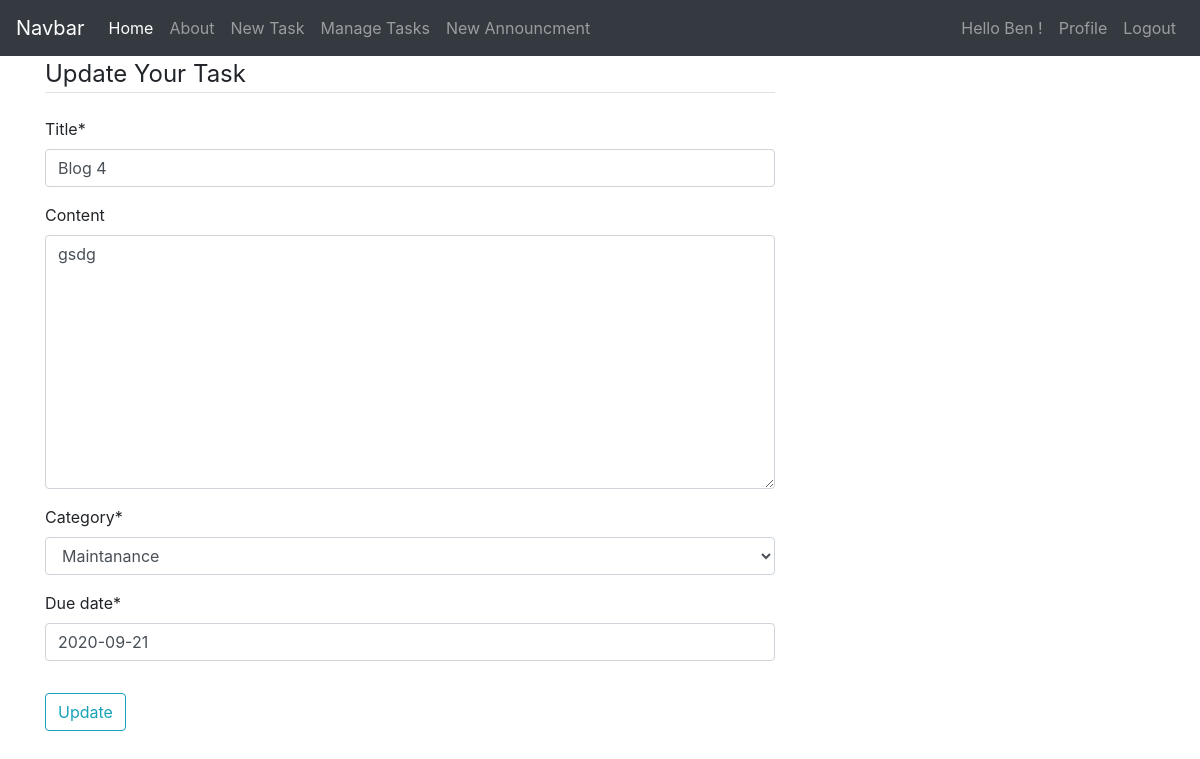
Page /todo_list/36/update/ (signed in) on the committed database.
### todo_list/models.py (models this page shows, shortened)
class TodoList(models.Model): #Todolist able name that inherits models.Model
    statuses=[('Not Seen Yet','Not Seen Yet'),('Working on it','Working on it'),('Done','Done'),('Stuck','Stuck')]
    user1=get_user_model().username
    title = models.CharField(max_length=250) # a varchar
    content = models.TextField(blank=True) # a text field
    created = models.DateField(default=timezone.now().strftime("%Y-%m-%d")) # a date
    due_date = models.DateField(default=timezone.now().strftime("%Y-%m-%d")) # a date
    category = models.ForeignKey(Category, default="general",on_delete=models.CASCADE) # a foreignkey
    status = models.CharField(max_length=100,choices=statuses,default='Not Seen Yet')
    user = models.ForeignKey(User,on_delete=models.CASCADE)
    responsibles=models.ForeignKey('users.Profile', on_delete=models.CASCADE, related_name="responsible")
    deadline=models.BooleanField(default=False)

### todo_list/views.py (the view, shortened to what this page needs)
# urls.py: path('todo_list/<int:pk>/update/', TodoUpdateView.as_view(), name='task-update'),
class TodoUpdateView(LoginRequiredMixin, UserPassesTestMixin ,UpdateView):
	model=TodoList
	template_name='todo_list/todolist_update.html'
	fields=['title','content','category','due_date']
	def test_func(self):
		task = self.get_object()
		if self.request.user == task.user:
			return True
		return False

### todo_list/models.py (called while the page is built)
    def __str__(self):
        return self.name #name to be shown when called

### todo_list/templates/todo_list/todolist_update.html (shortened to what this page needs)
{% extends "todo_list/base.html" %}
{% load crispy_forms_tags %}
{% block content %}
	<div class="content-section">
		<form method="POST">
			<fieldset class="form-group">
				<legend class="border-bottom mb-4">Update Your Task</legend>
				{{ form|crispy }}
			</fieldset>
			<div class="form-group">
				<button class="btn btn-outline-info" type="submit">Update</button>
			</div>
		</form>
	</div>
{% endblock content %}

### todo_list/templates/todo_list/base.html (shortened to what this page needs)
{% load static %}
<!DOCTYPE html>
<html>
<head>
    <link rel="stylesheet" href="https://maxcdn.bootstrapcdn.com/bootstrap/4.0.0/css/bootstrap.min.css">
    <link rel="stylesheet" type="text/css" href="{% static 'todo_list/main.css' %}">
</head>
<body>
<link href="//maxcdn.bootstrapcdn.com/bootstrap/4.1.1/css/bootstrap.min.css" rel="stylesheet" id="bootstrap-css">
<nav class="navbar navbar-icon-top navbar-expand-lg navbar-dark bg-dark">
  <a class="navbar-brand" href="#">Navbar</a>
  <div class="collapse navbar-collapse" id="navbarSupportedContent">
    <ul class="navbar-nav mr-auto">
      <li class="nav-item active">
        <a class="nav-link" href= "{% url 'todo-list-home' %}">
          Home
          </a>
      </li>
      <li class="nav-item">
        <a class="nav-link" href="{% url 'todo-list-about' %}">
          About
        </a>
      </li>
      {% if user.is_authenticated %}
      {% if user.profile.rank == 'Manager' %}
      <li class="nav-item">
        <a class="nav-link" href="{% url 'task-create' %}">
         New Task
        </a>
      </li>
      <li class="nav-item">
        <a class="nav-link" href="{% url 'officer-tasks' user.username %}">
         Manage Tasks
        </a>
      </li>
      <li class="nav-item">
        <a class="nav-link" href="{% url 'message-create' %}">
         New Announcment
        </a>
      </li>
      {% else %}
      <li class="nav-item">
      <a class="nav-link" href="{% url 'user-tasks' user.username%}">
         My Tasks
      </a>
      </li>
      {% endif %}
      {% endif %}
    </ul>
    {% if user.is_authenticated %}
    <ul class="navbar-nav ">
      <li class="nav-item">
        <medium class="nav-link" >
         Hello {{user.first_name}} !
        </medium>
      </li>
    </ul>
    <ul class="navbar-nav ">
      <li class="nav-item">
        <a class="nav-link" href="{% url 'profile'%}">
         Profile
        </a>
      </li>
    </ul>
    <ul class="navbar-nav ">
      <li class="nav-item">
        <a class="nav-link" href="{% url 'logout'%}">
          Logout
        </a>
      </li>
    </ul>
    {% endif %}
  </div>
</nav>
	<main role="main" class="container">
	  <div class="row">
	    <div class="col-md-8">
	      {% block content %}{% endblock %}
	    </div>
	  </div>
	</main>
</body>
</html>

### todo_list/static/todo_list/main.css (style rules this page uses)
body { margin-top:20px; background:#eee; }

### rows in the picture
TodoList: title "Blog 4", content "gsdg", category "Maintanance", due_date "2020-09-21"

### other values in the picture
{{ user.first_name }} "Ben"
